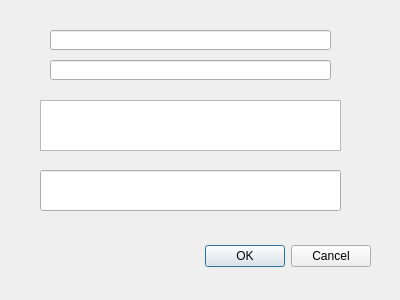
<?xml version="1.0" encoding="UTF-8"?>
<ui version="4.0">
 <class>mqttDialog</class>
 <widget class="QDialog" name="mqttDialog">
  <property name="geometry">
   <rect>
    <x>0</x>
    <y>0</y>
    <width>400</width>
    <height>300</height>
   </rect>
  </property>
  <property name="windowTitle">
   <string>Dialog</string>
  </property>
  <widget class="QDialogButtonBox" name="buttonBox">
   <property name="geometry">
    <rect>
     <x>30</x>
     <y>240</y>
     <width>341</width>
     <height>32</height>
    </rect>
   </property>
   <property name="orientation">
    <enum>Qt::Horizontal</enum>
   </property>
   <property name="standardButtons">
    <set>QDialogButtonBox::Cancel|QDialogButtonBox::Ok</set>
   </property>
  </widget>
  <widget class="QLineEdit" name="lineEdit">
   <property name="geometry">
    <rect>
     <x>50</x>
     <y>30</y>
     <width>281</width>
     <height>20</height>
    </rect>
   </property>
  </widget>
  <widget class="QLineEdit" name="lineEdit_2">
   <property name="geometry">
    <rect>
     <x>50</x>
     <y>60</y>
     <width>281</width>
     <height>20</height>
    </rect>
   </property>
  </widget>
  <widget class="QTextEdit" name="textEdit">
   <property name="geometry">
    <rect>
     <x>40</x>
     <y>100</y>
     <width>301</width>
     <height>51</height>
    </rect>
   </property>
  </widget>
  <widget class="QLineEdit" name="lineEdit_3">
   <property name="geometry">
    <rect>
     <x>40</x>
     <y>170</y>
     <width>301</width>
     <height>41</height>
    </rect>
   </property>
  </widget>
 </widget>
 <resources/>
 <connections>
  <connection>
   <sender>buttonBox</sender>
   <signal>accepted()</signal>
   <receiver>mqttDialog</receiver>
   <slot>accept()</slot>
   <hints>
    <hint type="sourcelabel">
     <x>248</x>
     <y>254</y>
    </hint>
    <hint type="destinationlabel">
     <x>157</x>
     <y>274</y>
    </hint>
   </hints>
  </connection>
  <connection>
   <sender>buttonBox</sender>
   <signal>rejected()</signal>
   <receiver>mqttDialog</receiver>
   <slot>reject()</slot>
   <hints>
    <hint type="sourcelabel">
     <x>316</x>
     <y>260</y>
    </hint>
    <hint type="destinationlabel">
     <x>286</x>
     <y>274</y>
    </hint>
   </hints>
  </connection>
 </connections>
</ui>
